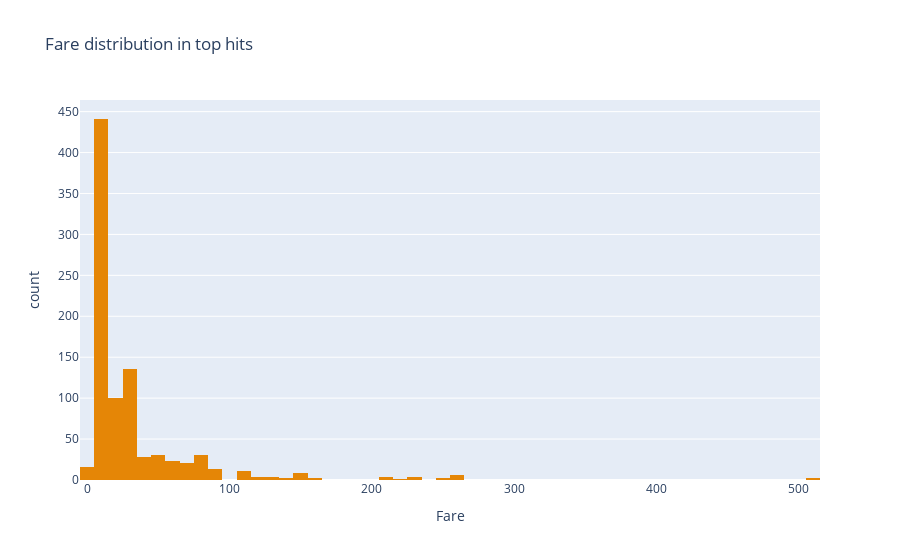
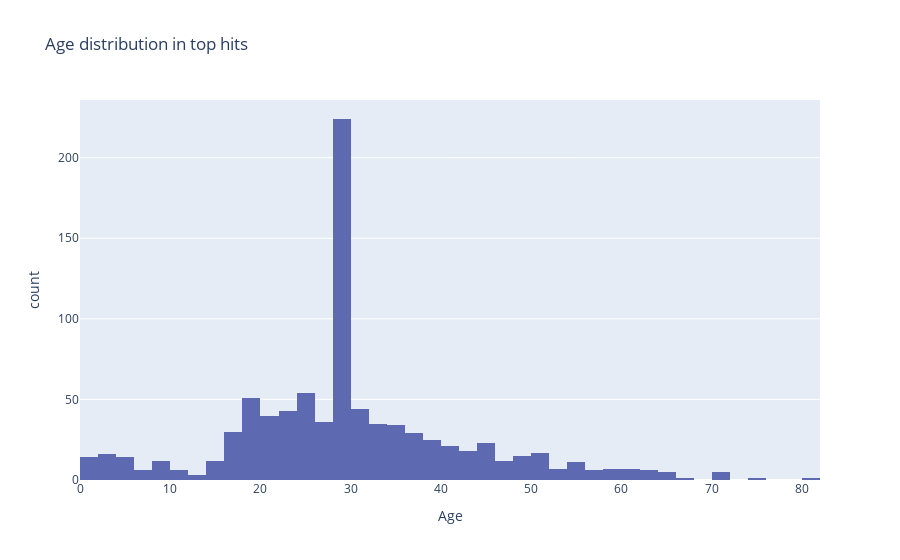

The notebook cell saved with these charts, in order:
### Markdown cell above
<h2>Distributions<h2>

### Code cell
histogram_labels = ['Fare',
                    'Age'
                   ]

colors = px.colors.qualitative.Vivid
for i in range(len(histogram_labels)):
    fig = px.histogram(df, 
                       histogram_labels[i], 
                       title=f'{histogram_labels[i]} distribution in top hits', 
                       color_discrete_sequence=[colors[i]]
                      )
    iplot(fig)

### Figure 1 — Plotly figure (JSON) as saved in the notebook; plotly's stock layout.template omitted (floating-point values rounded to 4 significant figures; data arrays with more than 128 entries replaced by an {"elided": "..."} marker saying what was removed)
{"data": [{"alignmentgroup": "True", "bingroup": "x", "hovertemplate": "Fare=%{x}<br>count=%{y}<extra></extra>", "legendgroup": "", "marker": {"color": "rgb(229, 134, 6)", "pattern": {"shape": ""}}, "name": "", "offsetgroup": "", "orientation": "v", "showlegend": false, "type": "histogram", "x": {"elided": "891 float values"}, "xaxis": "x", "yaxis": "y"}], "layout": {"barmode": "relative", "legend": {"tracegroupgap": 0}, "title": {"text": "Fare distribution in top hits"}, "xaxis": {"anchor": "y", "domain": [0, 1], "title": {"text": "Fare"}}, "yaxis": {"anchor": "x", "domain": [0, 1], "title": {"text": "count"}}}}

### Figure 2 — Plotly figure (JSON) as saved in the notebook; plotly's stock layout.template omitted (floating-point values rounded to 4 significant figures; data arrays with more than 128 entries replaced by an {"elided": "..."} marker saying what was removed)
{"data": [{"alignmentgroup": "True", "bingroup": "x", "hovertemplate": "Age=%{x}<br>count=%{y}<extra></extra>", "legendgroup": "", "marker": {"color": "rgb(93, 105, 177)", "pattern": {"shape": ""}}, "name": "", "offsetgroup": "", "orientation": "v", "showlegend": false, "type": "histogram", "x": {"elided": "891 float values"}, "xaxis": "x", "yaxis": "y"}], "layout": {"barmode": "relative", "legend": {"tracegroupgap": 0}, "title": {"text": "Age distribution in top hits"}, "xaxis": {"anchor": "y", "domain": [0, 1], "title": {"text": "Age"}}, "yaxis": {"anchor": "x", "domain": [0, 1], "title": {"text": "count"}}}}
